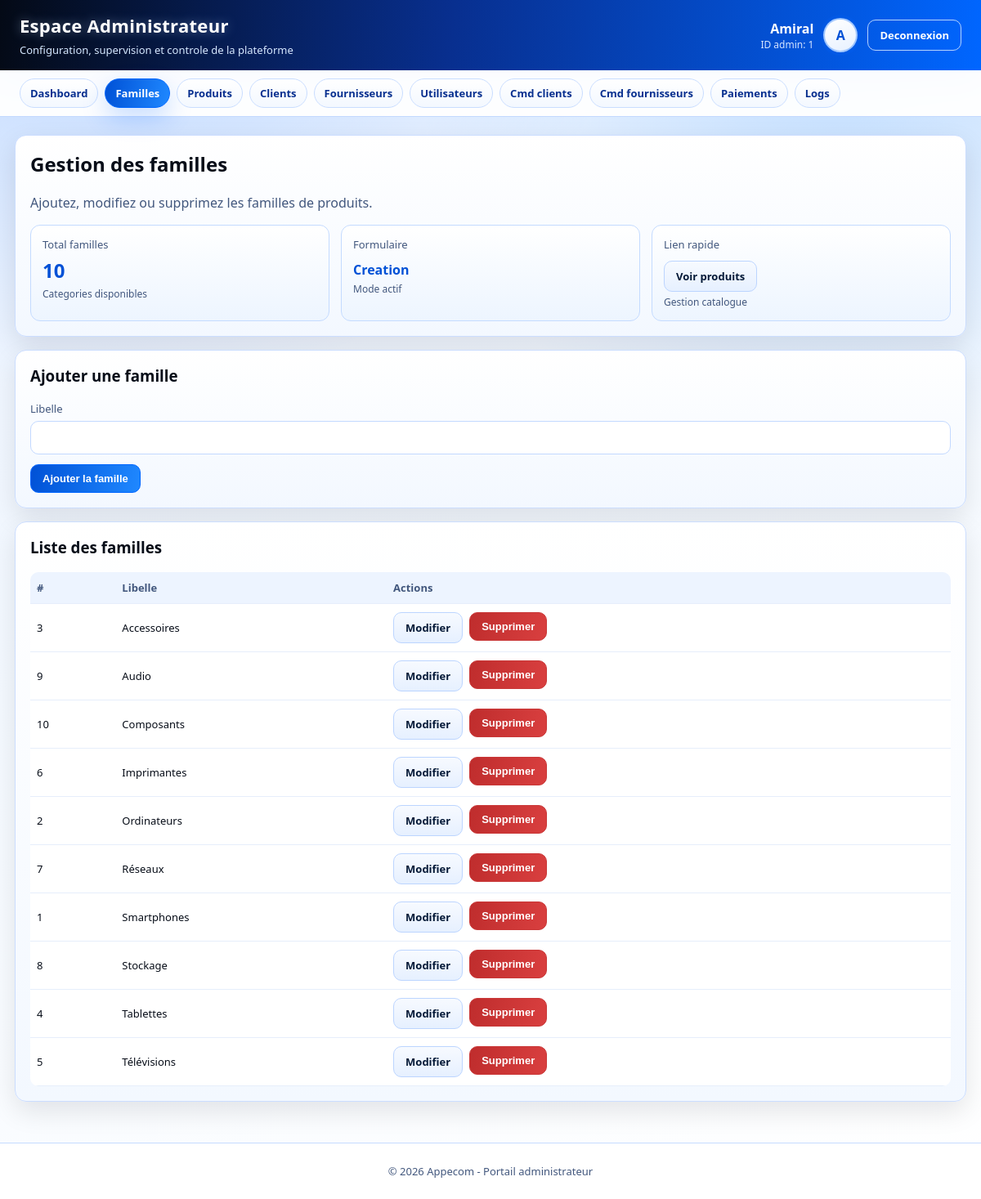
The app's page /admin/familles.php (signed in) with its own data.
### tables this page shows
CREATE TABLE IF NOT EXISTS `utilisateur` (
  `id_utilisateur` int NOT NULL AUTO_INCREMENT,
  `nom` varchar(50) NOT NULL,
  `email` varchar(100) NOT NULL,
  `mot_de_passe` varchar(255) NOT NULL,
  `role` enum('Administrateur','Employe') NOT NULL,
  `created_at` timestamp NULL DEFAULT CURRENT_TIMESTAMP,
  PRIMARY KEY (`id_utilisateur`),
  UNIQUE KEY `email` (`email`)
);

CREATE TABLE IF NOT EXISTS `famille` (
  `id_famille` int NOT NULL AUTO_INCREMENT,
  `libelle` varchar(50) NOT NULL,
  PRIMARY KEY (`id_famille`)
);

### admin/_layout.php (called while the page is built, shortened)
<?php
$adminId = (int) $_SESSION['id_utilisateur'];
$adminName = isset($_SESSION['user']) ? trim((string) $_SESSION['user']) : 'Administrateur';
$dbPath = __DIR__ . '/../connexion_bd/connexion_bd.php';
if (file_exists($dbPath)) {
    if (isset($conn) && $conn instanceof mysqli) {
        $adminDb = $conn;
        $roleStmt = $adminDb->prepare('SELECT role, nom FROM Utilisateur WHERE id_utilisateur = ? LIMIT 1');
        if ($roleStmt) {
            $roleStmt->bind_param('i', $adminId);
            if ($roleStmt->execute()) {
                $roleResult = $roleStmt->get_result();
                $roleRow = $roleResult ? $roleResult->fetch_assoc() : null;
                if (!empty($roleRow['nom'])) {
                    $adminName = trim((string) $roleRow['nom']);
                }
            }
        }
    } else {
        $adminDbError = 'Connexion base indisponible.';
    }
} else {
    $adminDbError = 'Fichier de connexion base introuvable.';
}
$parts = preg_split('/\s+/', $adminName);
$adminInitials = '';
if (is_array($parts)) {
    foreach (array_slice($parts, 0, 2) as $part) {
        if ($part !== '') {
            $adminInitials .= strtoupper(substr($part, 0, 1));
        }
    }
}
$adminNav = [
    ['key' => 'dashboard', 'label' => 'Dashboard', 'href' => '../fonction_interne/dashboard_admin.php'],
    ['key' => 'familles', 'label' => 'Familles', 'href' => 'familles.php'],
    ['key' => 'produits', 'label' => 'Produits', 'href' => 'produits.php'],
    ['key' => 'clients', 'label' => 'Clients', 'href' => 'clients.php'],
    ['key' => 'fournisseurs', 'label' => 'Fournisseurs', 'href' => 'fournisseurs.php'],
    ['key' => 'utilisateurs', 'label' => 'Utilisateurs', 'href' => 'utilisateurs.php'],
    ['key' => 'commande_client', 'label' => 'Cmd clients', 'href' => 'commande_client.php'],
    ['key' => 'commande_fournisseur', 'label' => 'Cmd fournisseurs', 'href' => 'commande_fournisseur.php'],
    ['key' => 'paiement_client', 'label' => 'Paiements', 'href' => 'paiement_client.php'],
    ['key' => 'logs', 'label' => 'Logs', 'href' => 'logs.php'],
];
function admin_h($value)
{
    return htmlspecialchars((string) $value, ENT_QUOTES, 'UTF-8');
}

### admin/familles.php (the view, shortened to what this page needs)
<?php
require __DIR__ . '/_layout.php';
$activePage = 'familles';
$families = [];
if ($adminDb instanceof mysqli) {
    $result = $adminDb->query('SELECT id_famille, libelle FROM Famille ORDER BY libelle ASC');
    if ($result) {
        while ($row = $result->fetch_assoc()) {
            $families[] = $row;
        }
    }
}
$currentFamily = null;
include __DIR__ . '/_header.php';
?>
<section class="panel">
  <h2>Gestion des familles</h2>
  <p class="muted">Ajoutez, modifiez ou supprimez les familles de produits.</p>
  <div class="grid-3" style="margin-top:12px;">
    <article class="stat">
      <div class="label">Total familles</div>
      <div class="value"><?php echo count($families); ?></div>
      <div class="sub">Categories disponibles</div>
    </article>
    <article class="stat">
      <div class="label">Formulaire</div>
      <div class="value" style="font-size:16px; margin-top:11px;"><?php echo $currentFamily ? 'Edition' : 'Creation'; ?></div>
      <div class="sub">Mode actif</div>
    </article>
    <article class="stat">
      <div class="label">Lien rapide</div>
      <div class="value" style="font-size:16px; margin-top:11px;"><a class="btn btn-secondary" href="produits.php">Voir produits</a></div>
      <div class="sub">Gestion catalogue</div>
    </article>
  </div>
</section>
<section class="panel">
  <h3><?php echo $currentFamily ? 'Modifier une famille' : 'Ajouter une famille'; ?></h3>
  <form method="post" class="form-grid" style="margin-top:12px;">
    <div class="field">
      <label>Libelle</label>
      <input type="text" name="libelle" maxlength="50" required value="<?php echo admin_h($currentFamily['libelle'] ?? ''); ?>">
    </div>
    <div class="actions-row">
      <button type="submit" class="btn"><?php echo $currentFamily ? 'Enregistrer la mise a jour' : 'Ajouter la famille'; ?></button>
    </div>
  </form>
</section>
<section class="panel">
  <h3>Liste des familles</h3>
  <?php if (!empty($families)): ?>
    <div class="table-wrap">
      <table>
        <thead>
          <tr>
            <th>#</th>
            <th>Libelle</th>
            <th>Actions</th>
          </tr>
        </thead>
        <tbody>
          <?php foreach ($families as $family): ?>
            <tr>
              <td><?php echo (int) $family['id_famille']; ?></td>
              <td><?php echo admin_h($family['libelle']); ?></td>
              <td>
                <div class="actions-row">
                  <a class="btn btn-secondary" href="?edit=<?php echo (int) $family['id_famille']; ?>">Modifier</a>
                  <form method="post" onsubmit="return confirm('Supprimer cette famille ?');">
                    <button type="submit" class="btn btn-danger">Supprimer</button>
                  </form>
                </div>
              </td>
            </tr>
          <?php endforeach; ?>
        </tbody>
      </table>
    </div>
  <?php else: ?>
    <div class="empty-state">Aucune famille enregistree.</div>
  <?php endif; ?>
</section>
<?php include __DIR__ . '/_footer.php'; ?>

### admin/_header.php (shortened to what this page needs)
<!DOCTYPE html>
<html lang="fr">
<head>
  <link rel="stylesheet" href="admin-theme.css">
</head>
<body>
  <div class="site-shell">
    <header class="topbar">
      <div class="brand">
        <h1>Espace Administrateur</h1>
        <p>Configuration, supervision et controle de la plateforme</p>
      </div>
      <div class="identity">
        <div>
          <div class="identity-name"><?php echo admin_h($adminName); ?></div>
          <div class="identity-sub">ID admin: <?php echo (int) $adminId; ?></div>
        </div>
        <div class="avatar"><?php echo admin_h($adminInitials); ?></div>
        <a href="../fonction_interne/logout.php" class="btn btn-outline">Deconnexion</a>
      </div>
    </header>
    <nav class="main-nav">
      <?php foreach ($adminNav as $item): ?>
        <a class="nav-link <?php echo $activePage === $item['key'] ? 'active' : ''; ?>" href="<?php echo admin_h($item['href']); ?>">
          <?php echo admin_h($item['label']); ?>
        </a>
      <?php endforeach; ?>
    </nav>
    <main class="page-wrap">

### records on screen
utilisateur: nom "Amiral"
famille: id_famille "3", libelle "Accessoires"
famille: id_famille "9", libelle "Audio"
famille: id_famille "10", libelle "Composants"
famille: id_famille "6", libelle "Imprimantes"
famille: id_famille "2", libelle "Ordinateurs"
famille: id_famille "7", libelle "Réseaux"
famille: id_famille "1", libelle "Smartphones"
famille: id_famille "8", libelle "Stockage"
famille: id_famille "4", libelle "Tablettes"
famille: id_famille "5", libelle "Télévisions"

### other values on screen
$adminId "1"
admin_h($adminInitials) "A"
admin_h($item['label']) "Dashboard"
admin_h($item['label']) "Familles"
admin_h($item['label']) "Produits"
admin_h($item['label']) "Clients"
admin_h($item['label']) "Fournisseurs"
admin_h($item['label']) "Utilisateurs"
admin_h($item['label']) "Cmd clients"
admin_h($item['label']) "Cmd fournisseurs"
admin_h($item['label']) "Paiements"
admin_h($item['label']) "Logs"
count($families) "10"
